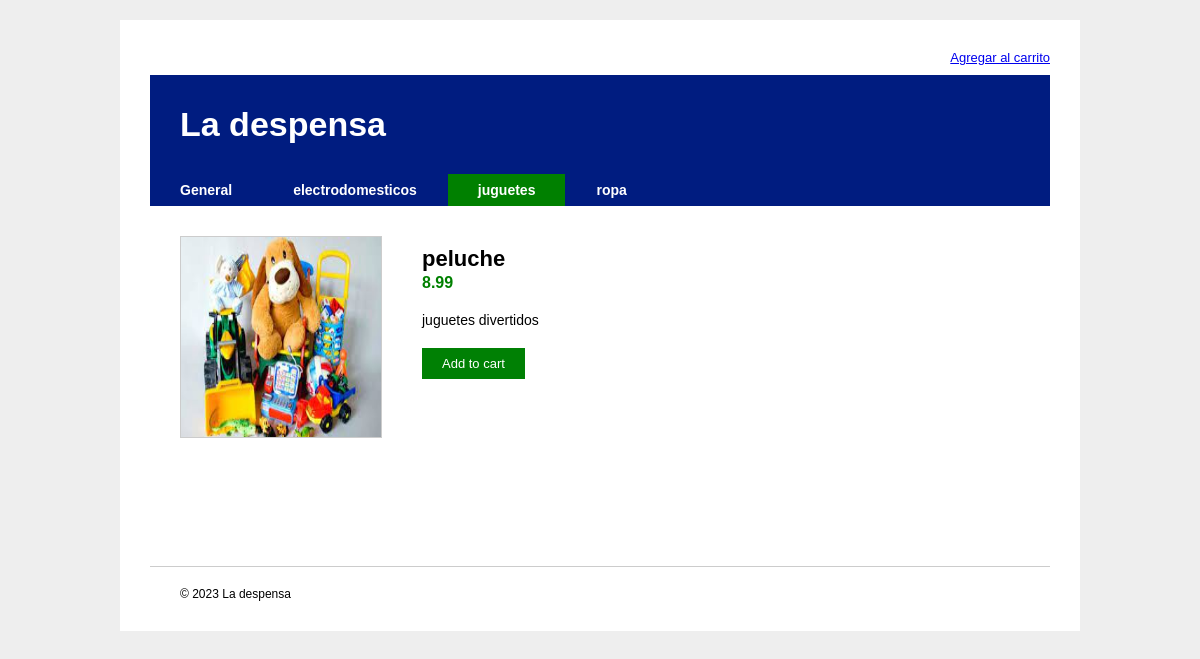
Screenshot of /product.php?id=1 with the database file from the repository.
### tables this page shows
CREATE TABLE IF NOT EXISTS `categories` (
  `id` int NOT NULL AUTO_INCREMENT,
  `name` varchar(32) NOT NULL,
  PRIMARY KEY (`id`)
);

CREATE TABLE IF NOT EXISTS `products` (
  `id` int NOT NULL AUTO_INCREMENT,
  `category_id` int NOT NULL,
  `name` varchar(32) NOT NULL,
  `description` text NOT NULL,
  `price` double NOT NULL,
  `image` text NOT NULL,
  PRIMARY KEY (`id`)
);

### app/models/m_products.php (called while the page is built, shortened)
<?php
class Products
{
    private $Database;
    private $db_table = 'products';
    function __construct()
    {
        global $Database;
        $this->Database = $Database;
    }
    public function get($id = NULL)
    {
        $data = array();
        if (is_array($id))
        {
            $items = '';
            foreach ($id as $item)
            {
                if ($items != '')
                {
                    $items .= ',';
                }
                $items .= $item;
            }
            if ($result = $this->Database->query("SELECT id, name, description, price, image FROM $this->db_table WHERE id IN ($items) ORDER BY name"))
            {
                if ($result->num_rows>0)
                {
                    while ($row = $result->fetch_array())
                    {
                        $data[] = array(
                            'id' => $row['id'],
                            'name' => $row['name'],
                            'description' => $row['description'],
                            'price' => $row['price'],
                            'image' => $row['image']
                        );
                    }
                }
            }
        }
        else if ($id != NULL)
        {
            if ($stmt = $this->Database->prepare("SELECT
            $this->db_table.id,
            $this->db_table.name,
            $this->db_table.description,
            $this->db_table.price,
            $this->db_table.image,
            categories.name AS categories_name
            FROM $this->db_table, categories
            WHERE $this->db_table.id = ? AND $this->db_table.category_id = categories.id"))
            {
                $stmt->bind_param("i", $id);
                $stmt->execute();
                $stmt->store_result();
                $stmt->bind_result($prod_id, $prod_name, $prod_description, $prod_price, $prod_image, $cat_name);
                $stmt->fetch();
                if ($stmt->num_rows > 0)
                {
                    $data = array('id' => $prod_id, 'name' => $prod_name, 'description' => $prod_description, 'price' => $prod_price, 'image' => $prod_image, 'category_name' => $cat_name);
                }
            }
        }
        return $data;
    }
}

### app/init.php (called while the page is built, shortened)
<?php
$server = 'localhost';
$user = 'root';
$pass = '';
$db = 'ks_shop';
$Database = new mysqli($server, $user, $pass, $db);
include('app/models/m_template.php');
include('app/models/m_categories.php');
include('app/models/m_products.php');
$Products = new Products();

### app/models/m_template.php (the view, shortened to what this page needs)
<?php
class Template
{
    private $data;
    public function set_data($name, $value, $clean = FALSE)
    {
        if ($clean == TRUE)
        {
            $this->data[$name] = htmlentities($value, ENT_QUOTES);
        }
        else
        {
            $this->data[$name] = $value;
        }
    }
    public function get_data($name, $echo = TRUE)
    {
        if (isset($this->data[$name]))
        {
            if ($echo)
            {
                echo $this->data[$name];
            }
            else
            {
                return $this->data[$name];
            }
        return '';
        }
    }
}

### app/models/m_categories.php (shortened to what this page needs)
<?php
class Categories
{
    private $Database;
    private $db_table = 'categories';
    function __construct()
    {
        global $Database;
        $this->Database = $Database;
    }
    public function get_categories($id = NULL)
    {
        $data = array();
        if ($id != NULL)
        {
            if ($stmt = $this->Database->prepare("SELECT id, name FROM " . $this->db_table . " WHERE id = ? LIMIT 1"))
            {
                $stmt->bind_param("i", $id);
                $stmt->execute();
                $stmt->store_result();
                $stmt->bind_result($cat_id, $cat_name);
                $stmt->fetch();
                if ($stmt->num_rows > 0)
                {
                    $data = array('id' => $cat_id, 'name' => $cat_name);
                }
                $stmt->close();
            }
        }
        else
        {
            if ($result = $this->Database->query("SELECT * FROM " . $this->db_table . " ORDER BY name"))
            {
                if ($result->num_rows > 0)
                {
                    while ($row = $result->fetch_array())
                    {
                        $data[] = array('id' => $row['id'], 'name' => $row['name']);
                    }
                }
            }
        }
        return $data;
    }
    public function create_category_nav($active = null)
    {
        $categories = $this->get_categories();
        $data = '<li';
        $data .= '><a href"' . SITE_PATH . '">General</a></li>';
        if ( ! empty($categories))
        {
            foreach($categories as $category)
            {
                $data .= '<li';
                if (strtolower($active) == strtolower($category['name']))
                {
                    $data .= ' class="active"';
                }
                $data .= '><a href="' . SITE_PATH . 'index.php?id=' . $category['id'] . '">' . $category['name'] . '</a></li>';
            }
        }
        return $data;
    }
}

### resources/css/style.css (style rules this page uses)
body { margin: 0; padding: 20px; background: #eee; font-family: arial; font-size: 13px; }
.nav li { float: left; border-right: 1px solid rgb(0, 28, 128); }
.nav a { display: block; padding: 8px 30px; color: #fff; text-decoration: none; font-size: 14px; font-weight: bold; }
.nav li.active a { background: green; }

### rows the page displays
categories: name "electrodomesticos"
categories: name "ropa"
products: name "peluche 8.99 juguetes divertidos"

### other values shown
SITE_NAME "La despensa"
$category['name'] "juguetes"
